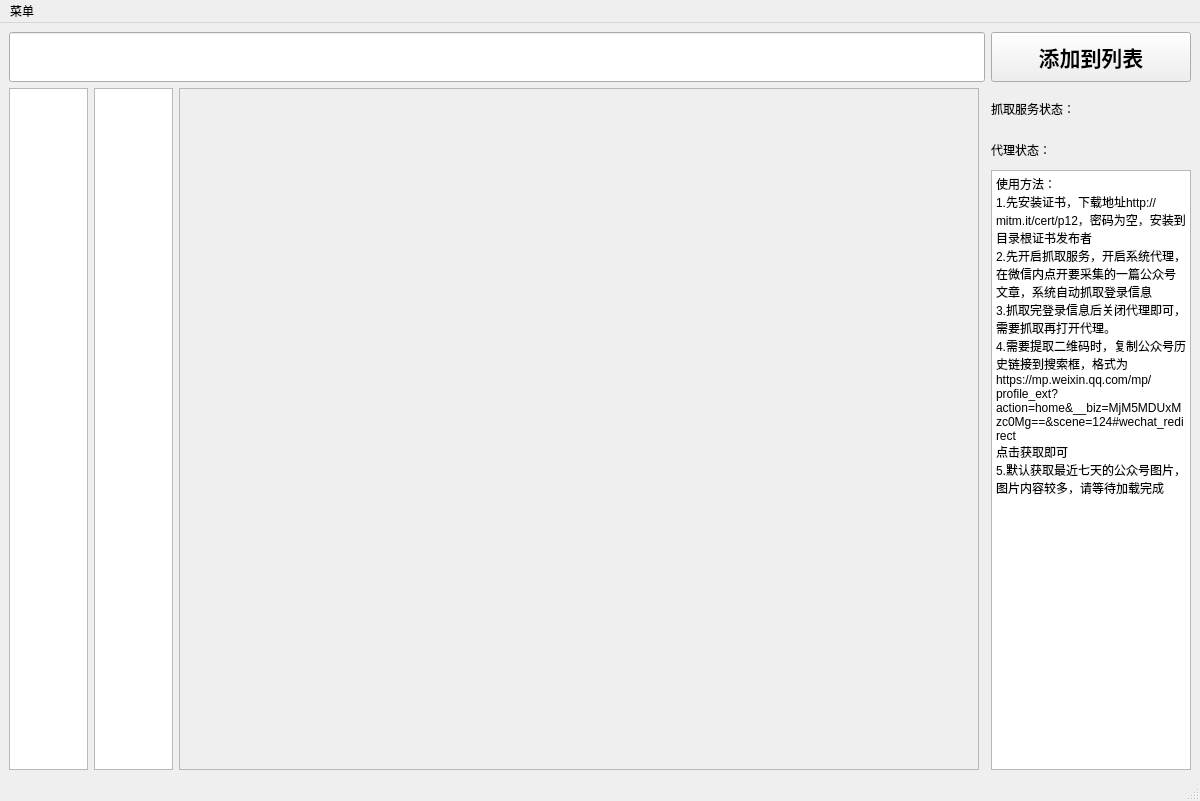
<?xml version="1.0" encoding="UTF-8"?>
<ui version="4.0">
 <class>umeng</class>
 <widget class="QMainWindow" name="umeng">
  <property name="geometry">
   <rect>
    <x>0</x>
    <y>0</y>
    <width>1200</width>
    <height>801</height>
   </rect>
  </property>
  <property name="windowTitle">
   <string>MainWindow</string>
  </property>
  <property name="autoFillBackground">
   <bool>false</bool>
  </property>
  <widget class="QWidget" name="centralwidget">
   <layout class="QGridLayout" name="gridLayout_2">
    <item row="0" column="8">
     <widget class="QPushButton" name="pushButton">
      <property name="minimumSize">
       <size>
        <width>200</width>
        <height>50</height>
       </size>
      </property>
      <property name="font">
       <font>
        <pointsize>16</pointsize>
        <weight>75</weight>
        <italic>false</italic>
        <bold>true</bold>
        <underline>false</underline>
        <strikeout>false</strikeout>
        <stylestrategy>PreferAntialias</stylestrategy>
       </font>
      </property>
      <property name="toolTip">
       <string>输入公众号链接点击获取</string>
      </property>
      <property name="text">
       <string>添加到列表</string>
      </property>
      <property name="iconSize">
       <size>
        <width>32</width>
        <height>32</height>
       </size>
      </property>
     </widget>
    </item>
    <item row="1" column="6">
     <widget class="QScrollArea" name="scrollArea">
      <property name="minimumSize">
       <size>
        <width>800</width>
        <height>500</height>
       </size>
      </property>
      <property name="maximumSize">
       <size>
        <width>800</width>
        <height>1300</height>
       </size>
      </property>
      <property name="widgetResizable">
       <bool>true</bool>
      </property>
      <widget class="QWidget" name="scrollAreaWidgetContents">
       <property name="geometry">
        <rect>
         <x>0</x>
         <y>0</y>
         <width>798</width>
         <height>680</height>
        </rect>
       </property>
      </widget>
     </widget>
    </item>
    <item row="0" column="2" colspan="6">
     <widget class="QLineEdit" name="lineEdit">
      <property name="minimumSize">
       <size>
        <width>0</width>
        <height>50</height>
       </size>
      </property>
     </widget>
    </item>
    <item row="1" column="8">
     <layout class="QVBoxLayout" name="verticalLayout">
      <property name="spacing">
       <number>0</number>
      </property>
      <property name="sizeConstraint">
       <enum>QLayout::SetMinAndMaxSize</enum>
      </property>
      <item>
       <widget class="QLabel" name="label_2">
        <property name="minimumSize">
         <size>
          <width>0</width>
          <height>30</height>
         </size>
        </property>
        <property name="text">
         <string>抓取服务状态：</string>
        </property>
       </widget>
      </item>
      <item>
       <widget class="QLabel" name="label">
        <property name="minimumSize">
         <size>
          <width>0</width>
          <height>30</height>
         </size>
        </property>
        <property name="text">
         <string>代理状态：</string>
        </property>
       </widget>
      </item>
      <item>
       <widget class="QTextBrowser" name="textBrowser">
        <property name="maximumSize">
         <size>
          <width>200</width>
          <height>600</height>
         </size>
        </property>
        <property name="html">
         <string>&lt;!DOCTYPE HTML PUBLIC &quot;-//W3C//DTD HTML 4.0//EN&quot; &quot;http://www.w3.org/TR/REC-html40/strict.dtd&quot;&gt;
&lt;html&gt;&lt;head&gt;&lt;meta name=&quot;qrichtext&quot; content=&quot;1&quot; /&gt;&lt;style type=&quot;text/css&quot;&gt;
p, li { white-space: pre-wrap; }
&lt;/style&gt;&lt;/head&gt;&lt;body style=&quot; font-family:'SimSun'; font-size:9pt; font-weight:400; font-style:normal;&quot;&gt;
&lt;p style=&quot; margin-top:0px; margin-bottom:0px; margin-left:0px; margin-right:0px; -qt-block-indent:0; text-indent:0px;&quot;&gt;使用方法：&lt;/p&gt;
&lt;p style=&quot; margin-top:0px; margin-bottom:0px; margin-left:0px; margin-right:0px; -qt-block-indent:0; text-indent:0px;&quot;&gt;1.先安装证书，下载地址http://mitm.it/cert/p12，密码为空，安装到目录根证书发布者&lt;/p&gt;
&lt;p style=&quot; margin-top:0px; margin-bottom:0px; margin-left:0px; margin-right:0px; -qt-block-indent:0; text-indent:0px;&quot;&gt;2.先开启抓取服务，开启系统代理，在微信内点开要采集的一篇公众号文章，系统自动抓取登录信息&lt;/p&gt;
&lt;p style=&quot; margin-top:0px; margin-bottom:0px; margin-left:0px; margin-right:0px; -qt-block-indent:0; text-indent:0px;&quot;&gt;3.抓取完登录信息后关闭代理即可，需要抓取再打开代理。&lt;/p&gt;
&lt;p style=&quot; margin-top:0px; margin-bottom:0px; margin-left:0px; margin-right:0px; -qt-block-indent:0; text-indent:0px;&quot;&gt;4.需要提取二维码时，复制公众号历史链接到搜索框，格式为&lt;/p&gt;
&lt;p style=&quot; margin-top:0px; margin-bottom:0px; margin-left:0px; margin-right:0px; -qt-block-indent:0; text-indent:0px;&quot;&gt;https://mp.weixin.qq.com/mp/profile_ext?action=home&amp;amp;__biz=MjM5MDUxMzc0Mg==&amp;amp;scene=124#wechat_redirect &lt;/p&gt;
&lt;p style=&quot; margin-top:0px; margin-bottom:0px; margin-left:0px; margin-right:0px; -qt-block-indent:0; text-indent:0px;&quot;&gt;点击获取即可&lt;/p&gt;
&lt;p style=&quot; margin-top:0px; margin-bottom:0px; margin-left:0px; margin-right:0px; -qt-block-indent:0; text-indent:0px;&quot;&gt;5.默认获取最近七天的公众号图片，图片内容较多，请等待加载完成&lt;/p&gt;&lt;/body&gt;&lt;/html&gt;</string>
        </property>
       </widget>
      </item>
     </layout>
    </item>
    <item row="1" column="2" colspan="2">
     <widget class="QListWidget" name="listWidget_2"/>
    </item>
    <item row="1" column="4" colspan="2">
     <widget class="QListWidget" name="listWidget"/>
    </item>
   </layout>
  </widget>
  <widget class="QMenuBar" name="menubar">
   <property name="geometry">
    <rect>
     <x>0</x>
     <y>0</y>
     <width>1200</width>
     <height>23</height>
    </rect>
   </property>
   <widget class="QMenu" name="menu">
    <property name="title">
     <string>菜单</string>
    </property>
   </widget>
   <addaction name="menu"/>
  </widget>
  <widget class="QStatusBar" name="statusbar"/>
 </widget>
 <resources/>
 <connections/>
</ui>
